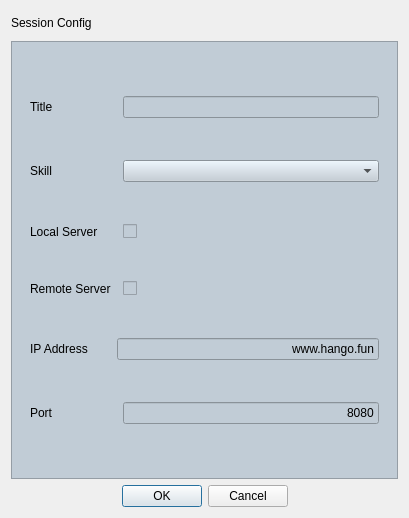
<?xml version="1.0" encoding="UTF-8"?>
<ui version="4.0">
 <class>NewSessionDialog</class>
 <widget class="QDialog" name="NewSessionDialog">
  <property name="geometry">
   <rect>
    <x>0</x>
    <y>0</y>
    <width>409</width>
    <height>518</height>
   </rect>
  </property>
  <property name="windowTitle">
   <string>New Session</string>
  </property>
  <layout class="QGridLayout" name="gridLayout">
   <item row="0" column="0">
    <layout class="QVBoxLayout" name="verticalLayout">
     <item>
      <widget class="QLabel" name="lblConfigTitle">
       <property name="minimumSize">
        <size>
         <width>0</width>
         <height>24</height>
        </size>
       </property>
       <property name="maximumSize">
        <size>
         <width>16777215</width>
         <height>24</height>
        </size>
       </property>
       <property name="text">
        <string>Session Config</string>
       </property>
      </widget>
     </item>
     <item>
      <widget class="QScrollArea" name="scrollArea">
       <property name="enabled">
        <bool>true</bool>
       </property>
       <property name="styleSheet">
        <string notr="true">background-color:#C1CCD6;</string>
       </property>
       <property name="horizontalScrollBarPolicy">
        <enum>Qt::ScrollBarPolicy::ScrollBarAlwaysOff</enum>
       </property>
       <property name="widgetResizable">
        <bool>true</bool>
       </property>
       <widget class="QWidget" name="backWgt">
        <property name="geometry">
         <rect>
          <x>0</x>
          <y>0</y>
          <width>387</width>
          <height>437</height>
         </rect>
        </property>
        <layout class="QGridLayout" name="gridLayout_5">
         <item row="0" column="0">
          <widget class="QWidget" name="wgtBasic" native="true">
           <layout class="QGridLayout" name="gridLayout_2">
            <item row="0" column="0" colspan="2">
             <widget class="QLabel" name="lblTitle">
              <property name="font">
               <font>
                <italic>false</italic>
                <bold>false</bold>
               </font>
              </property>
              <property name="text">
               <string>Title</string>
              </property>
             </widget>
            </item>
            <item row="0" column="2">
             <widget class="QLineEdit" name="editTitle">
              <property name="font">
               <font>
                <italic>false</italic>
                <bold>false</bold>
               </font>
              </property>
              <property name="text">
               <string/>
              </property>
              <property name="alignment">
               <set>Qt::AlignmentFlag::AlignRight|Qt::AlignmentFlag::AlignTrailing|Qt::AlignmentFlag::AlignVCenter</set>
              </property>
              <property name="placeholderText">
               <string/>
              </property>
             </widget>
            </item>
            <item row="1" column="0" colspan="2">
             <widget class="QLabel" name="lblSkill">
              <property name="font">
               <font>
                <italic>false</italic>
                <bold>false</bold>
               </font>
              </property>
              <property name="text">
               <string>Skill</string>
              </property>
             </widget>
            </item>
            <item row="1" column="2">
             <widget class="QComboBox" name="comboSkill">
              <property name="font">
               <font>
                <italic>false</italic>
                <bold>false</bold>
               </font>
              </property>
             </widget>
            </item>
            <item row="2" column="0" colspan="2">
             <widget class="QLabel" name="lblLocalServer">
              <property name="font">
               <font>
                <italic>false</italic>
                <bold>false</bold>
               </font>
              </property>
              <property name="text">
               <string>Local Server</string>
              </property>
             </widget>
            </item>
            <item row="2" column="2">
             <widget class="QCheckBox" name="checkLocal">
              <property name="text">
               <string/>
              </property>
             </widget>
            </item>
            <item row="3" column="0">
             <widget class="QLabel" name="lblRemoteServer">
              <property name="font">
               <font>
                <italic>false</italic>
                <bold>false</bold>
               </font>
              </property>
              <property name="text">
               <string>Remote Server</string>
              </property>
             </widget>
            </item>
            <item row="3" column="2">
             <widget class="QCheckBox" name="checkRemote">
              <property name="text">
               <string/>
              </property>
             </widget>
            </item>
            <item row="4" column="0">
             <widget class="QLabel" name="lblRemoteIP">
              <property name="font">
               <font>
                <italic>false</italic>
                <bold>false</bold>
               </font>
              </property>
              <property name="text">
               <string>IP Address</string>
              </property>
             </widget>
            </item>
            <item row="4" column="1" colspan="2">
             <widget class="QLineEdit" name="editRemoteIP">
              <property name="font">
               <font>
                <italic>false</italic>
                <bold>false</bold>
               </font>
              </property>
              <property name="text">
               <string>www.hango.fun</string>
              </property>
              <property name="alignment">
               <set>Qt::AlignmentFlag::AlignRight|Qt::AlignmentFlag::AlignTrailing|Qt::AlignmentFlag::AlignVCenter</set>
              </property>
              <property name="placeholderText">
               <string>请输入IP地址</string>
              </property>
             </widget>
            </item>
            <item row="5" column="0" colspan="2">
             <widget class="QLabel" name="lblRemotePort">
              <property name="font">
               <font>
                <italic>false</italic>
                <bold>false</bold>
               </font>
              </property>
              <property name="text">
               <string>Port</string>
              </property>
             </widget>
            </item>
            <item row="5" column="2">
             <widget class="QLineEdit" name="editRemotePort">
              <property name="font">
               <font>
                <italic>false</italic>
                <bold>false</bold>
               </font>
              </property>
              <property name="text">
               <string>8080</string>
              </property>
              <property name="alignment">
               <set>Qt::AlignmentFlag::AlignRight|Qt::AlignmentFlag::AlignTrailing|Qt::AlignmentFlag::AlignVCenter</set>
              </property>
              <property name="placeholderText">
               <string>请输入默认网关</string>
              </property>
             </widget>
            </item>
           </layout>
          </widget>
         </item>
        </layout>
       </widget>
      </widget>
     </item>
    </layout>
   </item>
   <item row="1" column="0">
    <widget class="QDialogButtonBox" name="btnBoxConfirm">
     <property name="locale">
      <locale language="English" country="UnitedStates"/>
     </property>
     <property name="orientation">
      <enum>Qt::Orientation::Horizontal</enum>
     </property>
     <property name="standardButtons">
      <set>QDialogButtonBox::StandardButton::Cancel|QDialogButtonBox::StandardButton::Ok</set>
     </property>
     <property name="centerButtons">
      <bool>true</bool>
     </property>
    </widget>
   </item>
  </layout>
 </widget>
 <resources/>
 <connections>
  <connection>
   <sender>btnBoxConfirm</sender>
   <signal>accepted()</signal>
   <receiver>NewSessionDialog</receiver>
   <slot>accept()</slot>
   <hints>
    <hint type="sourcelabel">
     <x>248</x>
     <y>254</y>
    </hint>
    <hint type="destinationlabel">
     <x>157</x>
     <y>274</y>
    </hint>
   </hints>
  </connection>
  <connection>
   <sender>btnBoxConfirm</sender>
   <signal>rejected()</signal>
   <receiver>NewSessionDialog</receiver>
   <slot>reject()</slot>
   <hints>
    <hint type="sourcelabel">
     <x>316</x>
     <y>260</y>
    </hint>
    <hint type="destinationlabel">
     <x>286</x>
     <y>274</y>
    </hint>
   </hints>
  </connection>
 </connections>
</ui>
